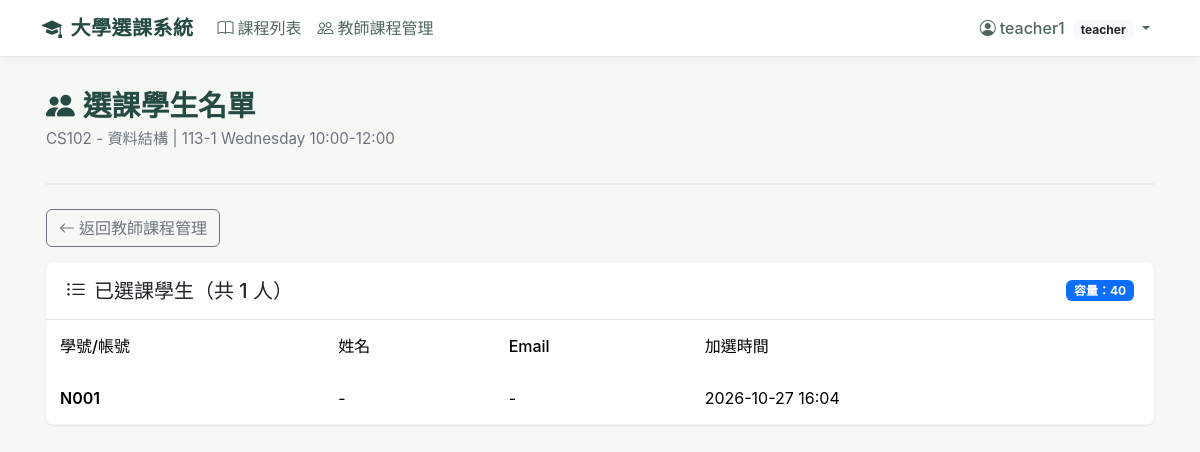
Screenshot of /teacher/offering/1/students/ (signed in) with the database file from the repository.
### accounts/models.py (models this page shows)
class User(AbstractUser):
    role = models.CharField(
        max_length=10,
        choices=[('student', 'Student'), ('teacher', 'Teacher'), ('admin', 'Admin')],
        default='student',
    )
    class Meta:
        verbose_name = 'User'
        verbose_name_plural = 'Users'

### courses/models.py (models this page shows, shortened)
class CourseOffering(models.Model):
    DAYS_OF_WEEK = [
        (0, 'Monday'),
        (1, 'Tuesday'),
        (2, 'Wednesday'),
        (3, 'Thursday'),
        (4, 'Friday'),
        (5, 'Saturday'),
        (6, 'Sunday'),
    ]
    course = models.ForeignKey(Course, on_delete=models.CASCADE, related_name='offerings')
    semester = models.CharField(max_length=20)
    day_of_week = models.IntegerField(choices=DAYS_OF_WEEK)
    start_time = models.TimeField()
    end_time = models.TimeField()
    room = models.CharField(max_length=50, blank=True)
    capacity = models.PositiveIntegerField(null=True, blank=True, help_text='Override course capacity')
    class Meta:
        ordering = ['semester', 'day_of_week', 'start_time']
        unique_together = [['course', 'semester', 'day_of_week', 'start_time']]
    @property
    def effective_capacity(self):
        return self.capacity if self.capacity is not None else self.course.capacity

class Course(models.Model):
    code = models.CharField(max_length=20, unique=True)
    name = models.CharField(max_length=100)
    teacher = models.ForeignKey(
        settings.AUTH_USER_MODEL,
        on_delete=models.SET_NULL,
        null=True,
        blank=True,
        limit_choices_to={'role': 'teacher'},
        related_name='courses_teaching',
    )
    credits = models.PositiveIntegerField(default=0)
    capacity = models.PositiveIntegerField(default=30)
    description = models.TextField(blank=True)
    class Meta:
        ordering = ['code']

### enrollments/models.py (models this page shows, shortened)
class Enrollment(models.Model):
    STATUS_CHOICES = [
        ('enrolled', 'Enrolled'),
        ('dropped', 'Dropped'),
    ]
    student = models.ForeignKey(
        settings.AUTH_USER_MODEL,
        on_delete=models.CASCADE,
        limit_choices_to={'role': 'student'},
        related_name='enrollments',
    )
    offering = models.ForeignKey(CourseOffering, on_delete=models.CASCADE, related_name='enrollments')
    status = models.CharField(max_length=10, choices=STATUS_CHOICES, default='enrolled')
    enrolled_at = models.DateTimeField(auto_now_add=True)
    dropped_at = models.DateTimeField(null=True, blank=True)
    class Meta:
        ordering = ['-enrolled_at']
        unique_together = [['student', 'offering']]

### courses/views.py (the view)
# urls.py: path('teacher/offering/<int:offering_id>/students/', views.teacher_offering_students, name='teacher_offering_students'),
@login_required
def teacher_offering_students(request, offering_id):
    if getattr(request.user, 'role', None) != 'teacher':
        messages.error(request, '僅教師可使用此功能。')
        return redirect('offering_list')
    offering = get_object_or_404(CourseOffering, pk=offering_id, course__teacher=request.user)
    enrollments = Enrollment.objects.filter(offering=offering, status='enrolled').select_related('student')
    return render(request, 'courses/teacher_offering_students.html', {'offering': offering, 'enrollments': enrollments})

### templates/courses/teacher_offering_students.html (shortened to what this page needs)
{% extends 'base.html' %}
{% block content %}
<div class="page-header">
    <h1><i class="bi bi-people-fill me-2"></i>選課學生名單</h1>
    <p class="subtitle">{{ offering.course.code }} - {{ offering.course.name }} | {{ offering.semester }} {{ offering.get_day_of_week_display }} {{ offering.start_time|time:"H:i" }}-{{ offering.end_time|time:"H:i" }}</p>
</div>
<div class="mb-3">
    <a href="{% url 'teacher_dashboard' %}" class="btn btn-outline-secondary">
        <i class="bi bi-arrow-left me-1"></i>返回教師課程管理
    </a>
</div>
<div class="card">
    <div class="card-header d-flex justify-content-between align-items-center">
        <h5 class="mb-0"><i class="bi bi-list-ul me-2"></i>已選課學生（共 {{ enrollments|length }} 人）</h5>
        <span class="badge bg-primary">容量：{{ offering.effective_capacity }}</span>
    </div>
    <div class="card-body p-0">
        <div class="table-responsive">
            <table class="table table-hover mb-0">
                <thead>
                    <tr>
                        <th>學號/帳號</th>
                        <th>姓名</th>
                        <th>Email</th>
                        <th>加選時間</th>
                    </tr>
                </thead>
                <tbody>
                    {% for enrollment in enrollments %}
                    <tr>
                        <td class="fw-semibold">{{ enrollment.student.username }}</td>
                        <td>{{ enrollment.student.get_full_name|default:'-' }}</td>
                        <td>{{ enrollment.student.email|default:'-' }}</td>
                        <td>{{ enrollment.enrolled_at|date:"Y-m-d H:i" }}</td>
                    </tr>
                    {% endfor %}
                </tbody>
            </table>
        </div>
    </div>
</div>
{% endblock %}

### templates/base.html (shortened to what this page needs)
<!DOCTYPE html>
<html lang="zh-Hant">
<head>
    <link href="https://cdn.jsdelivr.net/npm/bootstrap@5.3.3/dist/css/bootstrap.min.css" rel="stylesheet">
    <link rel="stylesheet" href="https://cdn.jsdelivr.net/npm/bootstrap-icons@1.11.3/font/bootstrap-icons.min.css">
</head>
<body>
    <nav class="navbar navbar-expand-lg navbar-light">
        <div class="container-fluid" style="max-width: 1140px;">
            <a class="navbar-brand" href="{% url 'offering_list' %}">
                <i class="bi bi-mortarboard-fill me-2"></i>大學選課系統
            </a>
            <div class="collapse navbar-collapse" id="navbarNav">
                <ul class="navbar-nav me-auto">
                    <li class="nav-item">
                        <a class="nav-link" href="{% url 'offering_list' %}">
                            <i class="bi bi-book me-1"></i>課程列表
                        </a>
                    </li>
                    {% if user.is_authenticated %}
                        {% if user.role == 'student' %}
                        <li class="nav-item">
                            <a class="nav-link" href="{% url 'my_timetable' %}">
                                <i class="bi bi-calendar-week me-1"></i>我的課表
                            </a>
                        </li>
                        {% elif user.role == 'teacher' %}
                        <li class="nav-item">
                            <a class="nav-link" href="{% url 'teacher_dashboard' %}">
                                <i class="bi bi-people me-1"></i>教師課程管理
                            </a>
                        </li>
                        {% endif %}
                    {% endif %}
                </ul>
                <ul class="navbar-nav">
                    {% if user.is_authenticated %}
                    <li class="nav-item dropdown">
                        <a class="nav-link dropdown-toggle" href="#" role="button" data-bs-toggle="dropdown">
                            <i class="bi bi-person-circle me-1"></i>{{ user.username }} <span class="badge bg-light text-dark ms-1">{{ user.role }}</span>
                        </a>
                    </li>
                    {% else %}
                    <li class="nav-item">
                        <a class="nav-link" href="{% url 'login' %}">
                            <i class="bi bi-box-arrow-in-right me-1"></i>登入
                        </a>
                    </li>
                    {% endif %}
                </ul>
            </div>
        </div>
    </nav>
    <main class="main-container">
        {% block content %}{% endblock %}
    </main>
</body>
</html>

### templates/base.html (style rules this page uses)
:root { --uni-primary: #254b42; --uni-accent: #477b68; --uni-light: #eef5f1; }
body { background-color: #f6f8f6; font-family: -apple-system, BlinkMacSystemFont, "Segoe UI", "Noto Sans TC", Roboto, "Helvetica Neue", Arial, sans-serif; }
.navbar { background-color: #ffffff; border-bottom: 1px solid #e4ebe6; box-shadow: 0 2px 8px rgba(37, 75, 66, 0.06); }
.navbar-brand { color: var(--uni-primary); font-weight: 600; letter-spacing: 0.5px; }
.nav-link { color: #53665e; font-weight: 500; }
.main-container { max-width: 1140px; margin: 2rem auto; padding: 0 1rem; }
.page-header { margin-bottom: 1.5rem; padding-bottom: 1rem; border-bottom: 2px solid #e9ecef; }
.page-header h1 { color: var(--uni-primary); font-size: 1.8rem; font-weight: 600; margin-bottom: 0.25rem; }
.page-header .subtitle { color: #6c757d; font-size: 0.95rem; }
.card { border: none; border-radius: 8px; box-shadow: 0 1px 3px rgba(0, 0, 0, 0.05), 0 1px 2px rgba(0, 0, 0, 0.03); transition: box-shadow 0.2s ease-in-out, transform 0.2s ease-in-out; height: 100%; }
.card-header { background: #ffffff; border-bottom: 1px solid #e4ebe6; padding: 1rem 1.25rem; border-radius: 8px 8px 0 0 !important; }
.table { background: white; border-radius: 8px; overflow: hidden; box-shadow: 0 1px 3px rgba(0, 0, 0, 0.05); }
.table thead { background-color: #eaf2ed; color: var(--uni-primary); }
.table thead th { border: none; font-weight: 500; padding: 0.875rem; }
.table tbody td { padding: 0.875rem; vertical-align: middle; border-color: #f1f3f5; }

### rows the page displays
User: username "teacher1", role "teacher"
CourseOffering: course.code "CS102", course.name "資料結構", semester "113-1", day_of_week "Wednesday", start_time "10:00", end_time "12:00", effective_capacity "40"
Enrollment: student.username "N001", student.get_full_name "-", student.email "-", enrolled_at "2026-10-27 16:04"

### other values shown
{{ enrollments|length }} "1"
